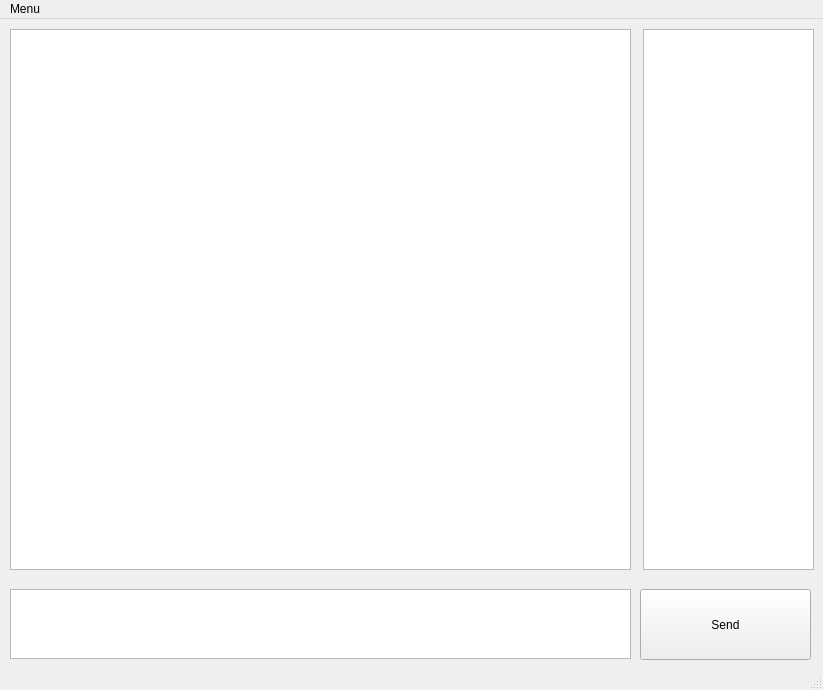
<?xml version="1.0" encoding="UTF-8"?>
<ui version="4.0">
 <class>MainWindow</class>
 <widget class="QMainWindow" name="MainWindow">
  <property name="geometry">
   <rect>
    <x>0</x>
    <y>0</y>
    <width>823</width>
    <height>690</height>
   </rect>
  </property>
  <property name="windowTitle">
   <string>MainWindow</string>
  </property>
  <widget class="QWidget" name="centralwidget">
   <widget class="QPlainTextEdit" name="ListUsers">
    <property name="geometry">
     <rect>
      <x>643</x>
      <y>10</y>
      <width>171</width>
      <height>541</height>
     </rect>
    </property>
   </widget>
   <widget class="QPlainTextEdit" name="ChatRoom">
    <property name="geometry">
     <rect>
      <x>10</x>
      <y>10</y>
      <width>621</width>
      <height>541</height>
     </rect>
    </property>
   </widget>
   <widget class="QPlainTextEdit" name="MessageWindow">
    <property name="geometry">
     <rect>
      <x>10</x>
      <y>570</y>
      <width>621</width>
      <height>70</height>
     </rect>
    </property>
   </widget>
   <widget class="QPushButton" name="pushButtonSend">
    <property name="geometry">
     <rect>
      <x>640</x>
      <y>570</y>
      <width>171</width>
      <height>71</height>
     </rect>
    </property>
    <property name="text">
     <string>Send</string>
    </property>
   </widget>
  </widget>
  <widget class="QMenuBar" name="menubar">
   <property name="geometry">
    <rect>
     <x>0</x>
     <y>0</y>
     <width>823</width>
     <height>22</height>
    </rect>
   </property>
   <widget class="QMenu" name="menuMenu">
    <property name="title">
     <string>Menu</string>
    </property>
    <addaction name="actionExit"/>
   </widget>
   <addaction name="menuMenu"/>
  </widget>
  <widget class="QStatusBar" name="statusbar"/>
  <action name="actionExit">
   <property name="text">
    <string>Exit</string>
   </property>
  </action>
 </widget>
 <resources/>
 <connections/>
</ui>
